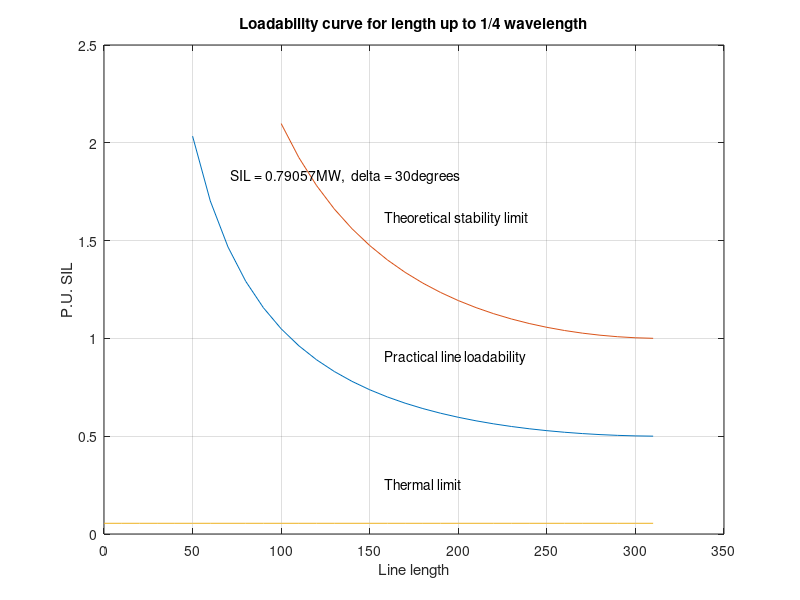

This figure's MATLAB source:
% This function obtains the line loadability curve for a transmission line.
% Copyright (C) 1998  by H. Saadat.

function loadabil(L, C, f)
global resp model par1 par2 linelngt freq
diary off
fprintf(' \n')
fprintf(' Loadability curve of a lossless line (up to 1/4 wavelength \n')
fprintf(' ---------------------------------------------------------- \n')

%if exist('r')~=1
%  r = input('Enter line resistance in ohms/km = '); else end
r = 0;
if exist('L')~=1
    L = input('Enter line inductance  in millihenry/km = '); else end
if exist('C')~=1
    C = input('Enter line capacitance in microfarad/km = '); else end
    if exist('f')~=1
    f = input('Enter line frequency in Hz f = '); else end
  if C==0
  shrtline = [
'                                                            '
' Line charging capacitance is zero. A short line is assumed.'
' A loadability curve is not obtained for a short line.      '
'                                                            '];
  disp(shrtline)
  fprintf(' \n Hit return to continue \n')
  pause, return
  else, end
w=2*pi*f;
z= r + j*w*L*1E-03;  y = j*w*C*1E-06;
Zc = sqrt(z/y); gama = sqrt(z*y); beta = imag(gama);

lamda = 2*pi/beta;
del=30;
delta = del*pi/180;

Vsm = input('Enter sending end line-line voltage kV = ');
Vrm = input('Enter receiving end line-line voltage kV = ');
Vrate = input('Enter rated line-line voltage kV = ');
Ith = input('Enter line current-carrying capacity, Amp/phase = ');

Vs = Vsm/sqrt(3);  Vr = Vrm/sqrt(3);
Vrateph = Vrate/sqrt(3);
SIL = Vrate^2/Zc;
Vspu = Vsm/Vrate;  Vrpu = Vrm/Vrate;

Kc = Vspu*Vrpu*SIL;
dist1=50:10: lamda/4;
dist2=100:10: lamda/4;
dist3=0:10:lamda/4;
P = Kc*sin(delta)./sin(beta*dist1);
Pmax = Kc./sin(beta*dist2);
mP= P/SIL;
mPmax= Pmax/SIL;
tx = 0.5*lamda/4;
ty1 = Kc*sin(delta)/sin(beta*tx)/SIL;
ty2 = Kc/sin(beta*tx)/SIL;
Pth = sqrt(3)*Vrate*Ith*1E-3;
mPth = Pth/SIL*ones(1, length(dist3));
ty3 = 1.02*Pth/SIL;
h=figure;
plot(dist1, mP, dist2, mPmax,'-', dist3, mPth,'-'), grid

xlabel('Line length');
ylabel('P.U. SIL')
title('Loadability curve for length up to 1/4 wavelength')
text(0.45*tx, .9*mP(1), ['SIL = ',num2str(SIL), 'MW, ',' delta = ',num2str(del), 'degrees'])
text(tx, ty1+.2, ['Practical line loadability'])
text(tx, ty2+.2, 'Theoretical stability limit')
text(tx, ty3+.2, 'Thermal limit')
pause
fprintf(' \n Hit return to continue \n')
pause
